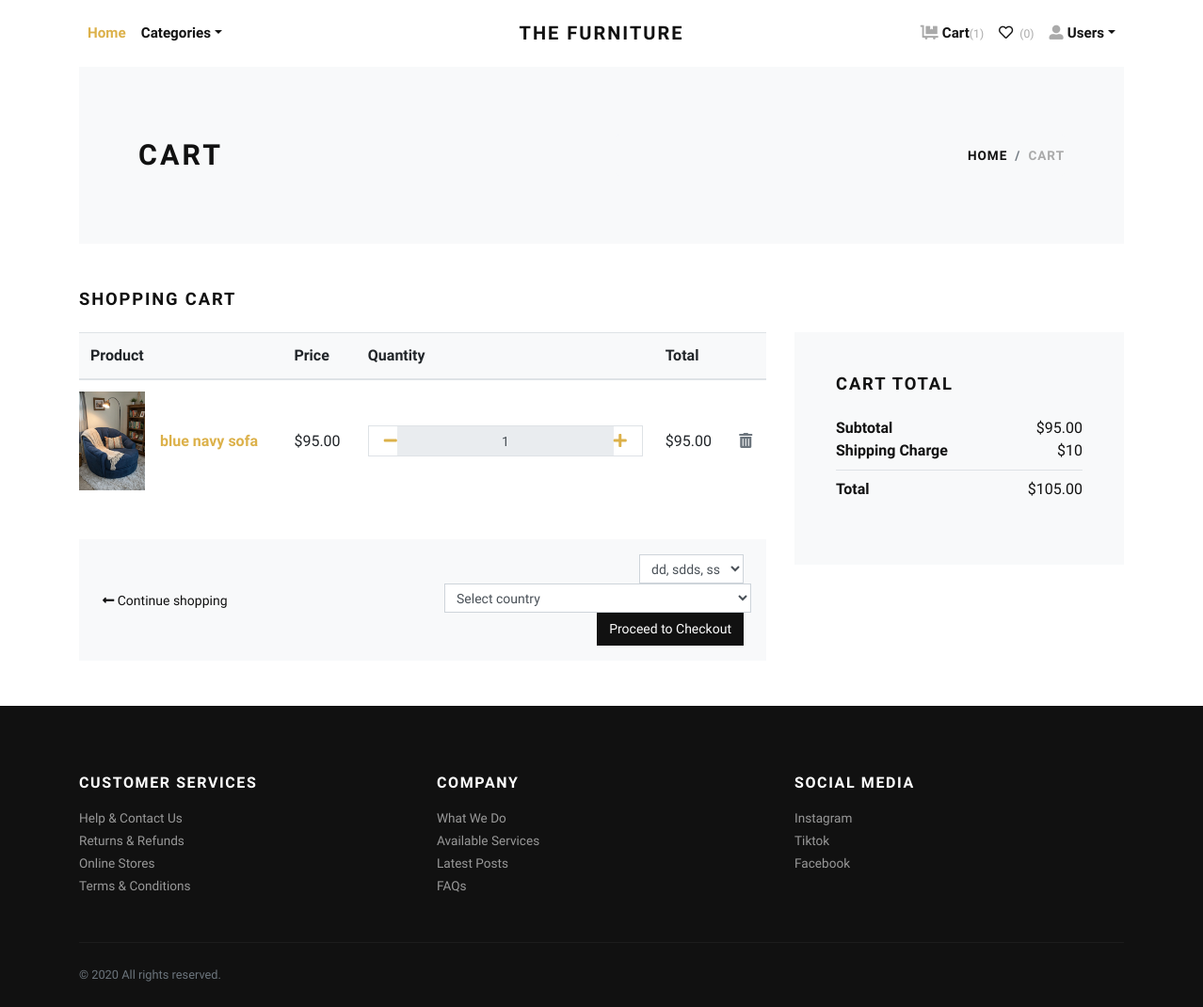
Page /cart/ (signed in) on the earlier database version.
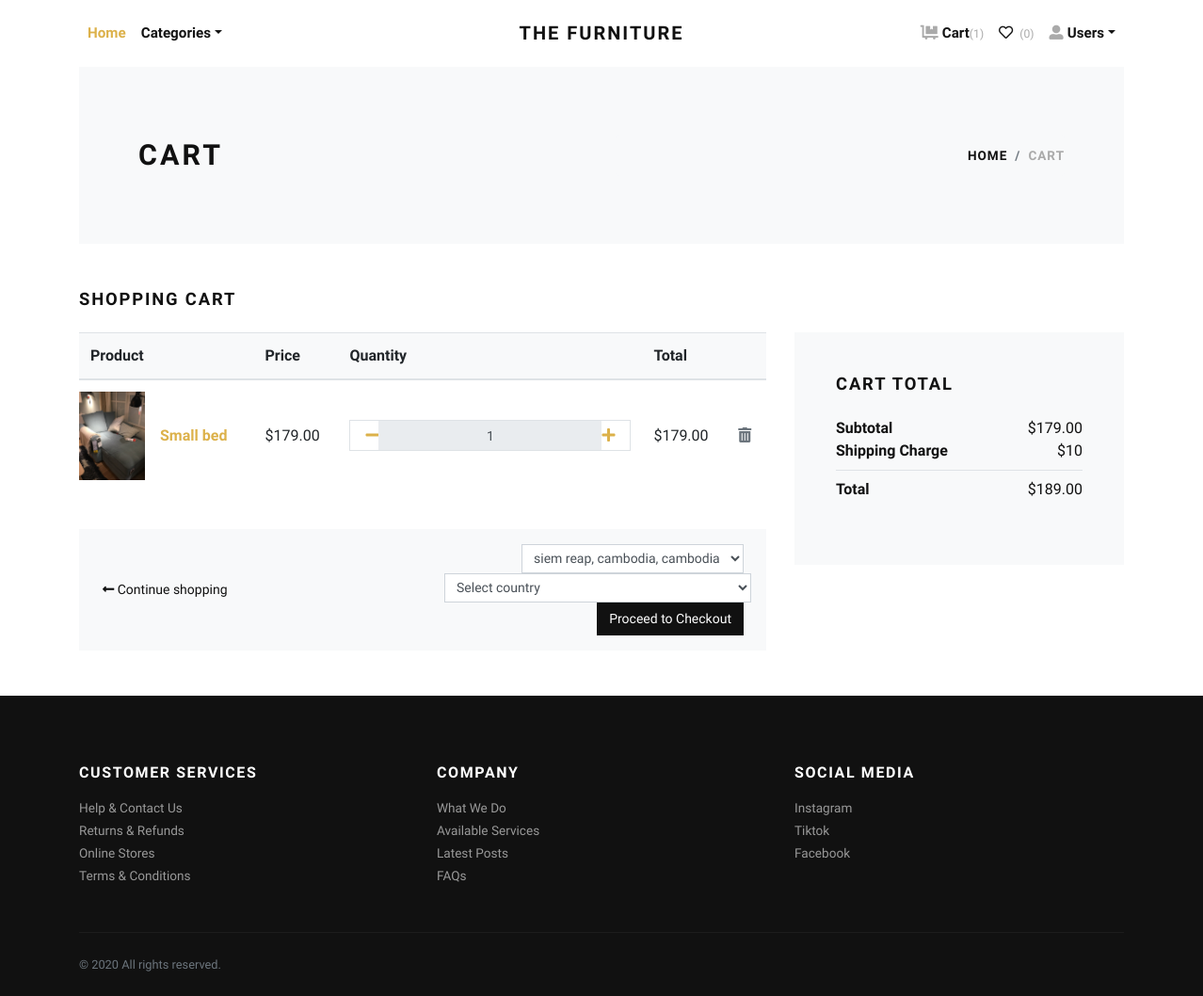
Same page on the later database version.
### store/models.py (models this page shows, shortened)
class Cart(models.Model):
    user = models.ForeignKey(User, verbose_name="User", on_delete=models.CASCADE)
    product = models.ForeignKey(Product, verbose_name="Product", on_delete=models.CASCADE)
    quantity = models.PositiveIntegerField(default=1, verbose_name="Quantity")
    created_at = models.DateTimeField(auto_now_add=True, verbose_name="Created Date")
    updated_at = models.DateTimeField(auto_now=True, verbose_name="Updated Date")
    @property
    def total_price(self):
        return self.quantity * self.product.price

class Product(models.Model):
    title = models.CharField(max_length=150, verbose_name="Product Title")
    slug = models.SlugField(max_length=160, verbose_name="Product Slug")
    sku = models.CharField(max_length=255, unique=True, verbose_name="Unique Product ID (SKU)")
    short_description = models.TextField(verbose_name="Short Description")
    detail_description = models.TextField(blank=True, null=True, verbose_name="Detail Description")
    product_image = models.ImageField(upload_to='product', blank=True, null=True, verbose_name="Product Image")
    price = models.DecimalField(max_digits=8, decimal_places=2)
    category = models.ForeignKey(Category, verbose_name="Product Categoy", on_delete=models.CASCADE)
    is_active = models.BooleanField(verbose_name="Is Active?")
    is_featured = models.BooleanField(verbose_name="Is Featured?")
    created_at = models.DateTimeField(auto_now_add=True, verbose_name="Created Date")
    updated_at = models.DateTimeField(auto_now=True, verbose_name="Updated Date")
    class Meta:
        verbose_name_plural = 'Products'
        ordering = ('-created_at', )

### store/views.py (the view)
# urls.py: path('cart/', views.cart, name="cart"),
@login_required
def cart(request):
    cart_products = Cart.objects.filter(user=request.user)
    amount = sum(p.quantity * p.product.price for p in cart_products)
    shipping_amount = decimal.Decimal(10)
    return render(request, 'store/cart.html', {
        'cart_products': cart_products,
        'amount': amount,
        'shipping_amount': shipping_amount,
        'total_amount': amount + shipping_amount,
        'addresses': Address.objects.filter(user=request.user),
    })

### store/context_preprocessors.py (called while the page is built)
def store_menu(request):
    categories = Category.objects.filter(is_active=True)
    context = {
        'categories_menu': categories,
    }
    return context

def cart_menu(request):
    if request.user.is_authenticated:
        cart_items= Cart.objects.filter(user=request.user)
        context = {
            'cart_items': cart_items,
        }
    else:
        context = {}
    return context

### templates/store/cart.html (shortened to what the changed rows need)
{% extends 'base.html' %}
{% load static %}
{% load humanize %}
{% block content %}
<div class="container">
    <section class="py-5 bg-light">
        <div class="container">
            <div class="row px-4 px-lg-5 py-lg-4 align-items-center">
                <div class="col-lg-6">
                    <h1 class="h2 text-uppercase mb-0">Cart</h1>
                </div>
            </div>
        </div>
    </section>
    {% if cart_products %}
    <section class="py-5">
        <h2 class="h5 text-uppercase mb-4">Shopping cart</h2>
        <div class="row">
            <div class="col-lg-8 mb-4 mb-lg-0">
                <div class="table-responsive mb-4">
                    <table class="table">
                        <thead class="bg-light">
                            <tr>
                                <th scope="col">Product</th>
                                <th scope="col">Price</th>
                                <th scope="col">Quantity</th>
                                <th scope="col">Total</th>
                                <th scope="col"></th>
                            </tr>
                        </thead>
                        <tbody>
                            {% for cart_product in cart_products %}
                            <tr>
                                <td class="pl-0 border-0">
                                    <div class="media align-items-center">
                                        {% if cart_product.product.product_image %}
                                        <a href="{% url 'store:product-detail' cart_product.product.slug %}">
                                            <img src="{{ cart_product.product.product_image.url }}" width="70" alt="{{ cart_product.product.title }}">
                                        </a>
                                        {% else %}
                                        <a href="{% url 'store:product-detail' cart_product.product.slug %}">
                                            <img src="{% static 'img/product-detail-3.jpg' %}" width="70" alt="{{ cart_product.product.title }}">
                                        </a>
                                        {% endif %}
                                        <div class="media-body ml-3">
                                            <strong><a href="{% url 'store:product-detail' cart_product.product.slug %}">{{ cart_product.product.title }}</a></strong>
                                        </div>
                                    </div>
                                </td>
                                <td class="align-middle">${{ cart_product.product.price|intcomma }}</td>
                                <td class="align-middle">
                                    <div class="border d-flex align-items-center justify-content-between px-3">
                                        <a href="{% url 'store:minus-cart' cart_product.id %}"><i class="fas fa-minus"></i></a>
                                        <input class="form-control form-control-sm border-0 text-center" type="text" value="{{ cart_product.quantity }}" readonly>
                                        <a href="{% url 'store:plus-cart' cart_product.id %}"><i class="fas fa-plus"></i></a>
                                    </div>
                                </td>
                                <td class="align-middle">${{ cart_product.total_price|intcomma }}</td>
                                <td class="align-middle">
                                    <a href="{% url 'store:remove-cart' cart_product.id %}"><i class="fas fa-trash-alt text-muted"></i></a>
                                </td>
                            </tr>
                            {% endfor %}
                        </tbody>
                    </table>
                </div>
                <div class="bg-light px-4 py-3">
                    <div class="row align-items-center text-center">
                        <div class="col-md-6 mb-3 mb-md-0 text-md-left">
                            <a class="btn btn-link p-0 text-dark btn-sm" href="{% url 'store:home' %}">
                                <i class="fas fa-long-arrow-alt-left"></i> Continue shopping
                            </a>
                        </div>
                        <div class="col-md-6 text-md-right">
                            <form action="{% url 'store:checkout' %}" method="get" style="display:inline;">
    {% if addresses %}
    <select name="address" class="form-control form-control-sm d-inline w-auto" required>
        {% for address in addresses %}
        <option value="{{ address.id }}">
            {{ address.locality }}, {{ address.city }}, {{ address.state }}
        </option>
        {% endfor %}
    </select>
    {% else %}
    <span class="text-danger">Add an address in your profile first.</span>
    {% endif %}
    <select id="country-select" name="country" class="form-control form-control-sm ml-2" required>
        <option value="">Select country</option>
    </select>
    <button type="submit" class="btn btn-dark btn-sm ml-2">Proceed to Checkout</button>
</form>
                        </div>
                    </div>
                </div>
            </div>
            <div class="col-lg-4">
                <div class="card border-0 rounded-0 p-lg-4 bg-light">
                    <div class="card-body">
                        <h5 class="text-uppercase mb-4">Cart total</h5>
                        <ul class="list-unstyled mb-0">
                            <li class="d-flex justify-content-between">
                                <strong>Subtotal</strong>
                                <span>${{ amount|intcomma }}</span>
                            </li>
                            <li class="d-flex justify-content-between">
                                <strong>Shipping Charge</strong>
                                <span>${{ shipping_amount }}</span>
                            </li>
                            <li class="border-bottom my-2"></li>
                            <li class="d-flex justify-content-between mb-4">
                                <strong>Total</strong>
                                <span>${{ total_amount|intcomma }}</span>
                            </li>
                        </ul>
                    </div>
                </div>
            </div>
        </div>
    </section>
    {% else %}
    <div class="text-center py-5">
        <h3>Your cart is empty.</h3>
        <a href="{% url 'store:home' %}"><i class="fas fa-long-arrow-alt-left"></i> Continue shopping</a>
    </div>
    {% endif %}
</div>
{% endblock content %}

Differences in the rows shown:
removed Cart: product.product_image (picture), product "blue navy sofa", product.price "95.00", quantity "1", total_price "95.00"
added Cart: product.product_image (picture), product "Small bed", product.price "179.00", quantity "1", total_price "179.00"
Other differences:
form field address: "dd, sdds, ss" → "siem reap, cambodia, cambodia"
{{ amount|intcomma }}: "95.00" → "179.00"
{{ total_amount|intcomma }}: "105.00" → "189.00"
